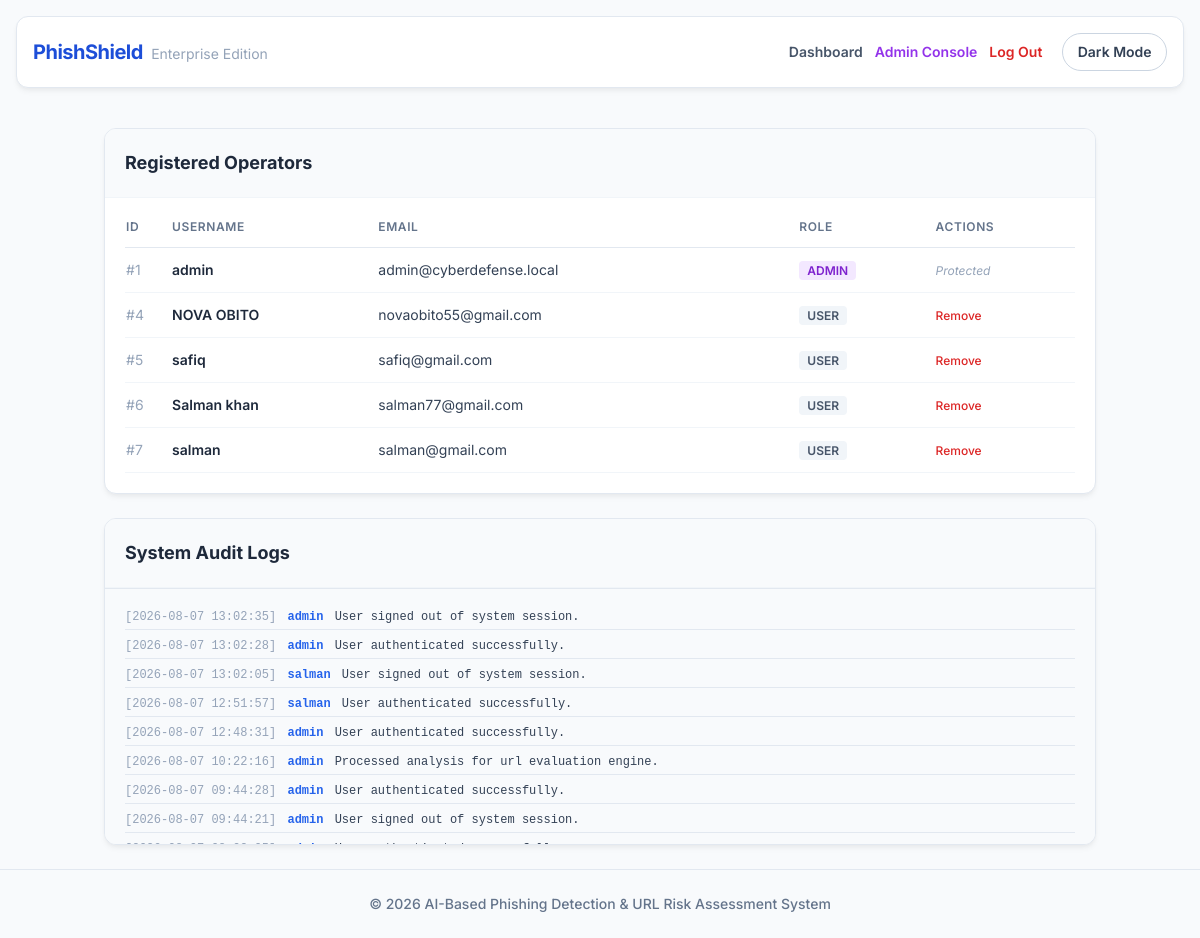
The page /admin (signed in) on the database as committed earlier.
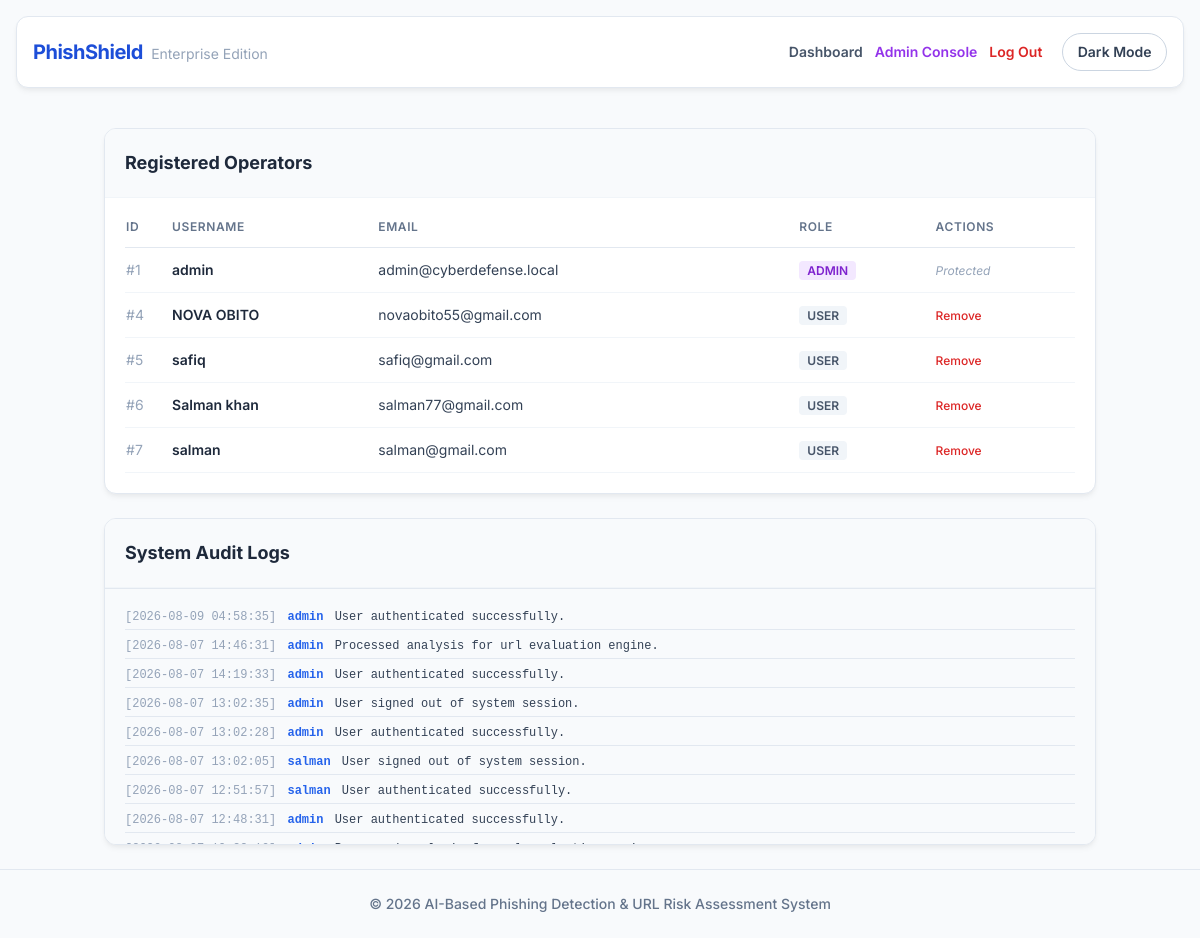
The same page on the database as committed later.
### tables this page shows
CREATE TABLE users (
            id INTEGER PRIMARY KEY AUTOINCREMENT,
            username TEXT UNIQUE NOT NULL,
            email TEXT UNIQUE NOT NULL,
            password TEXT NOT NULL,
            role TEXT DEFAULT 'user'
        );

CREATE TABLE logs (
            id INTEGER PRIMARY KEY AUTOINCREMENT,
            user_id INTEGER,
            action TEXT,
            timestamp DATETIME DEFAULT CURRENT_TIMESTAMP
        );

### app.py (the view)
@app.route('/admin')
def admin_panel():
    if 'role' not in session or session['role'] != 'admin':
        return "Access Violation. Privileged personnel authorization vector required.", 403
    conn = sqlite3.connect(DB_PATH)
    c = conn.cursor()
    c.execute("SELECT id, username, email, role FROM users")
    all_users = c.fetchall()
    c.execute('''
        SELECT logs.id, users.username, logs.action, logs.timestamp
        FROM logs LEFT JOIN users ON logs.user_id = users.id
        ORDER BY logs.timestamp DESC LIMIT 50
    ''')
    system_logs = c.fetchall()
    conn.close()
    return render_template('admin.html', users=all_users, logs=system_logs)

### templates/admin.html
{% extends 'layout.html' %}
{% block content %}
<div class="space-y-6">
    <div class="card p-0 overflow-hidden">
        <div class="p-5 border-b border-slate-100 bg-slate-50">
            <h2 class="text-lg font-bold text-slate-800">Registered Operators</h2>
        </div>
        <div class="p-5">
            <table class="w-full text-left text-sm">
                <thead>
                    <tr class="text-slate-500 uppercase text-xs tracking-wider border-b border-slate-200">
                        <th class="pb-3 font-semibold">ID</th>
                        <th class="pb-3 font-semibold">Username</th>
                        <th class="pb-3 font-semibold">Email</th>
                        <th class="pb-3 font-semibold">Role</th>
                        <th class="pb-3 font-semibold">Actions</th>
                    </tr>
                </thead>
                <tbody class="text-slate-700">
                    {% for user in users %}
                    <tr class="border-b border-slate-100">
                        <td class="py-3 text-slate-400">#{{ user[0] }}</td>
                        <td class="py-3 font-semibold text-slate-800">{{ user[1] }}</td>
                        <td class="py-3">{{ user[2] }}</td>
                        <td class="py-3">
                            <span class="px-2 py-0.5 rounded text-xs font-semibold {% if user[3] == 'admin' %}bg-purple-100 text-purple-700{% else %}bg-slate-100 text-slate-600{% endif %}">
                                {{ user[3] | upper }}
                            </span>
                        </td>
                        <td class="py-3">
                            {% if user[3] != 'admin' %}
                            <a href="{{ url_for('delete_user', user_id=user[0]) }}" class="text-red-600 hover:text-red-800 font-medium text-xs">Remove</a>
                            {% else %}
                            <span class="text-slate-400 text-xs italic">Protected</span>
                            {% endif %}
                        </td>
                    </tr>
                    {% endfor %}
                </tbody>
            </table>
        </div>
    </div>
    <div class="card p-0 overflow-hidden">
        <div class="p-5 border-b border-slate-100 bg-slate-50">
            <h2 class="text-lg font-bold text-slate-800">System Audit Logs</h2>
        </div>
        <div class="p-5 bg-slate-50 h-64 overflow-y-auto font-mono text-xs text-slate-600 space-y-2 border-t border-slate-200">
            {% for log in logs %}
            <div class="border-b border-slate-200 pb-1">
                <span class="text-slate-400">[{{ log[3] }}]</span>
                <span class="text-blue-600 font-semibold mx-1">{{ log[1] or "SYSTEM" }}</span>
                <span class="text-slate-700">{{ log[2] }}</span>
            </div>
            {% endfor %}
        </div>
    </div>
</div>
{% endblock %}

Rows that differ between the two databases and show on the page:
no longer on this page (row unchanged): logs: timestamp "2026-08-07 10:22:16", username "admin", action "Processed analysis for url evaluation engine."
no longer on this page (row unchanged): logs: timestamp "2026-08-07 09:44:28", username "admin", action "User authenticated successfully."
no longer on this page (row unchanged): logs: timestamp "2026-08-07 09:44:21", username "admin", action "User signed out of system session."
added logs: timestamp "2026-08-09 04:58:35", username "admin", action "User authenticated successfully."
added logs: timestamp "2026-08-07 14:46:31", username "admin", action "Processed analysis for url evaluation engine."
added logs: timestamp "2026-08-07 14:19:33", username "admin", action "User authenticated successfully."
